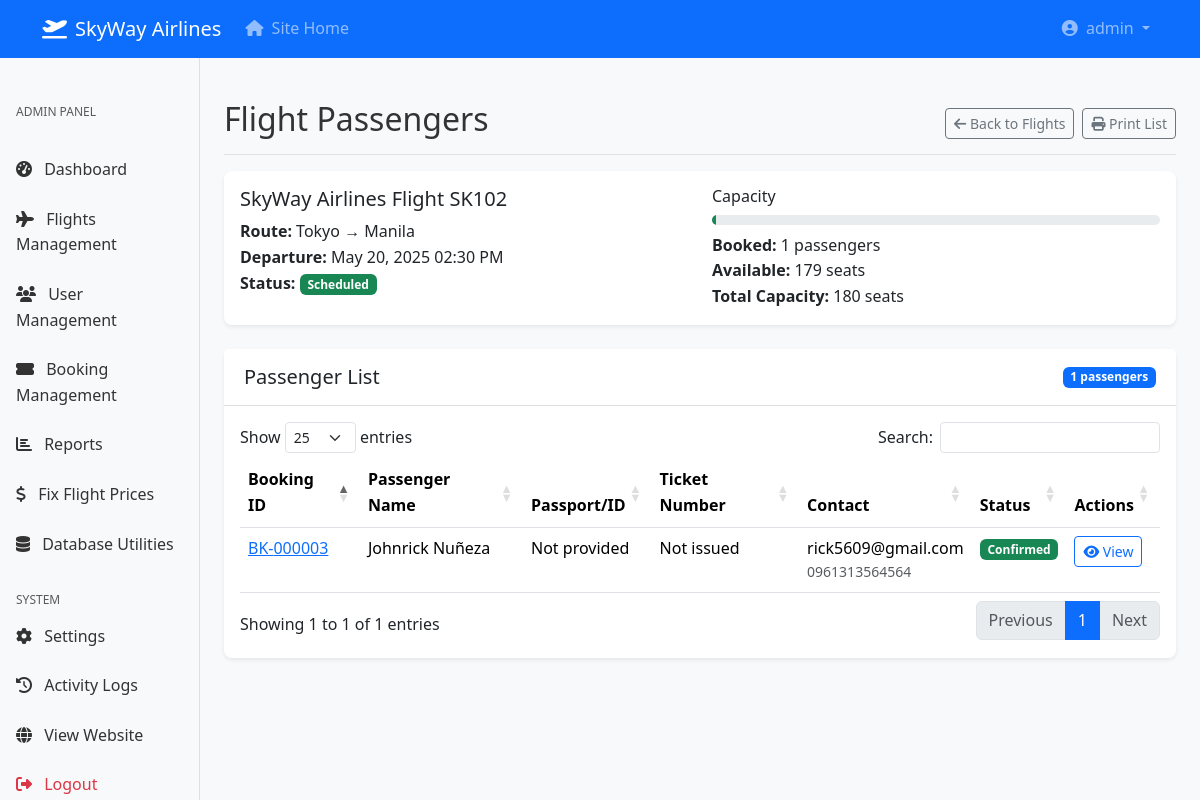
The app's page /admin/view_passengers.php?flight_id=2 (signed in) with its own data.
### tables this page shows
CREATE TABLE `flights` (
  `flight_id` int(11) NOT NULL,
  `flight_number` varchar(20) NOT NULL,
  `aircraft` varchar(100) DEFAULT NULL,
  `airline` varchar(100) NOT NULL,
  `departure_city` varchar(100) NOT NULL,
  `departure_airport` varchar(100) DEFAULT NULL,
  `arrival_city` varchar(100) NOT NULL,
  `arrival_airport` varchar(100) DEFAULT NULL,
  `departure_time` datetime NOT NULL,
  `arrival_time` datetime NOT NULL,
  `duration` varchar(20) NOT NULL,
  `price` decimal(10,2) NOT NULL,
  `base_price` decimal(10,2) DEFAULT NULL,
  `seats_available` int(11) NOT NULL DEFAULT 180,
  `economy_seats` int(11) DEFAULT 150,
  `business_seats` int(11) DEFAULT 20,
  `first_class_seats` int(11) DEFAULT 10,
  `total_seats` int(11) NOT NULL DEFAULT 180,
  `available_seats` int(11) NOT NULL,
  `status` enum('scheduled','delayed','cancelled','boarding','departed','arrived') DEFAULT 'scheduled',
  `created_at` timestamp NOT NULL DEFAULT current_timestamp(),
  `updated_at` timestamp NOT NULL DEFAULT current_timestamp() ON UPDATE current_timestamp()
);

CREATE TABLE `bookings` (
  `booking_id` int(11) NOT NULL,
  `user_id` int(11) NOT NULL,
  `flight_id` int(11) NOT NULL,
  `booking_date` timestamp NOT NULL DEFAULT current_timestamp(),
  `passengers` int(2) NOT NULL DEFAULT 1,
  `seat_numbers` varchar(255) NOT NULL,
  `booking_status` enum('pending','confirmed','cancelled','completed') DEFAULT 'pending',
  `check_in_status` varchar(20) DEFAULT NULL,
  `check_in_time` datetime DEFAULT NULL,
  `payment_status` enum('pending','completed','refunded','failed') DEFAULT 'pending',
  `admin_notes` text DEFAULT NULL,
  `total_amount` decimal(10,2) NOT NULL,
  `price_per_passenger` decimal(10,2) DEFAULT NULL COMMENT 'Price per passenger',
  `base_fare` decimal(10,2) DEFAULT NULL,
  `taxes_fees` decimal(10,2) DEFAULT NULL
);

CREATE TABLE `passengers` (
  `passenger_id` int(11) NOT NULL,
  `booking_id` int(11) DEFAULT NULL,
  `title` varchar(10) DEFAULT NULL,
  `first_name` varchar(50) DEFAULT NULL,
  `last_name` varchar(50) DEFAULT NULL,
  `date_of_birth` date DEFAULT NULL,
  `passport_number` varchar(20) DEFAULT NULL,
  `ticket_number` varchar(20) DEFAULT NULL,
  `phone_number` varchar(20) DEFAULT NULL,
  `created_at` timestamp NOT NULL DEFAULT current_timestamp(),
  `seat_number` varchar(10) DEFAULT NULL
);

CREATE TABLE `users` (
  `user_id` int(11) NOT NULL,
  `username` varchar(50) NOT NULL,
  `email` varchar(100) NOT NULL,
  `password` varchar(255) NOT NULL,
  `first_name` varchar(50) NOT NULL,
  `last_name` varchar(50) NOT NULL,
  `phone` varchar(20) DEFAULT NULL,
  `address` text DEFAULT NULL,
  `role` enum('admin','user') DEFAULT 'user',
  `created_at` timestamp NOT NULL DEFAULT current_timestamp(),
  `updated_at` timestamp NOT NULL DEFAULT current_timestamp() ON UPDATE current_timestamp(),
  `account_status` enum('active','inactive','suspended') DEFAULT 'active'
);

### admin/view_passengers.php (the view, shortened to what this page needs)
<?php
require_once '../db/db_config.php';
$flight_id = isset($_GET['flight_id']) ? intval($_GET['flight_id']) : 0;
$stmt = $conn->prepare("SELECT * FROM flights WHERE flight_id = ?");
$stmt->bind_param("i", $flight_id);
$stmt->execute();
$result = $stmt->get_result();
$flight = $result->fetch_assoc();
$passengers_table_exists = $conn->query("SHOW TABLES LIKE 'passengers'")->num_rows > 0;
$ticket_column_exists = false;
if ($passengers_table_exists) {
    $column_check = $conn->query("SHOW COLUMNS FROM passengers LIKE 'ticket_number'");
    $ticket_column_exists = ($column_check && $column_check->num_rows > 0);
}
if ($passengers_table_exists) {
    $query = "SELECT b.booking_id, b.booking_status, b.payment_status,
              u.user_id, u.first_name AS user_first_name, u.last_name AS user_last_name, u.email, u.phone,
              p.passenger_id, p.first_name, p.last_name, p.date_of_birth, p.passport_number,
              p.ticket_number
              FROM bookings b
              JOIN users u ON b.user_id = u.user_id
              JOIN passengers p ON b.booking_id = p.booking_id
              WHERE b.flight_id = ? AND b.booking_status != 'cancelled'
              ORDER BY b.booking_date DESC";
}
$stmt = $conn->prepare($query);
$stmt->bind_param("i", $flight_id);
$stmt->execute();
$passengers_result = $stmt->get_result();
$passengers = [];
while ($row = $passengers_result->fetch_assoc()) {
    $passengers[] = $row;
}
$total_seats = $flight['total_seats'] ?? 0;
$booked_query = "SELECT SUM(passengers) as total_booked FROM bookings WHERE flight_id = ? AND booking_status != 'cancelled'";
$stmt = $conn->prepare($booked_query);
$stmt->bind_param("i", $flight_id);
$stmt->execute();
$booked_result = $stmt->get_result();
$booked_data = $booked_result->fetch_assoc();
$booked_seats = $booked_data['total_booked'] ?? 0;
$available_seats = max(0, $total_seats - $booked_seats);
$capacity_percent = ($total_seats > 0) ? min(100, round(($booked_seats / $total_seats) * 100)) : 0;
?>
<!DOCTYPE html>
<html lang="en">
<head>
    <link href="https://cdn.jsdelivr.net/npm/bootstrap@5.3.6/dist/css/bootstrap.min.css" rel="stylesheet">
    <link rel="stylesheet" href="https://cdnjs.cloudflare.com/ajax/libs/font-awesome/6.4.0/css/all.min.css">
    <link rel="stylesheet" href="https://cdn.datatables.net/1.11.5/css/dataTables.bootstrap5.min.css">
    <link rel="stylesheet" href="../assets/css/style.css">
    <link rel="stylesheet" href="../assets/css/admin.css">
</head>
<body class="admin-panel">
    <?php include '../includes/navbar.php'; ?>
    <div class="container-fluid">
        <div class="row">
            <?php include 'sidebar.php'; ?>
            <main class="col-md-9 ms-sm-auto col-lg-10 px-md-4 py-4">
                <div class="d-flex justify-content-between flex-wrap flex-md-nowrap align-items-center pt-3 pb-2 mb-3 border-bottom">
                    <h1 class="h2">Flight Passengers</h1>
                    <div class="btn-toolbar mb-2 mb-md-0">
                        <a href="manage_flights.php" class="btn btn-sm btn-outline-secondary me-2">
                            <i class="fas fa-arrow-left"></i> Back to Flights
                        </a>
                        <button type="button" class="btn btn-sm btn-outline-secondary" onclick="printPassengerList()">
                            <i class="fas fa-print"></i> Print List
                        </button>
                    </div>
                </div>
                <div class="card mb-4">
                    <div class="card-body">
                        <div class="row">
                            <div class="col-md-6">
                                <h5 class="card-title"><?php echo htmlspecialchars($flight['airline']); ?> Flight <?php echo htmlspecialchars($flight['flight_number']); ?></h5>
                                <p class="card-text">
                                    <strong>Route:</strong> <?php echo htmlspecialchars($flight['departure_city']); ?> → <?php echo htmlspecialchars($flight['arrival_city']); ?><br>
                                    <strong>Departure:</strong> <?php echo date('M d, Y h:i A', strtotime($flight['departure_time'])); ?><br>
                                    <strong>Status:</strong>
                                    <?php if ($flight['status'] == 'scheduled'): ?>
                                        <span class="badge bg-success">Scheduled</span>
                                    <?php elseif ($flight['status'] == 'delayed'): ?>
                                        <span class="badge bg-warning text-dark">Delayed</span>
                                    <?php elseif ($flight['status'] == 'cancelled'): ?>
                                        <span class="badge bg-danger">Cancelled</span>
                                    <?php elseif ($flight['status'] == 'completed'): ?>
                                        <span class="badge bg-info">Completed</span>
                                    <?php endif; ?>
                                </p>
                            </div>
                            <div class="col-md-6">
                                <h6>Capacity</h6>
                                <div class="progress mb-2" style="height: 10px;">
                                    <div class="progress-bar bg-<?php echo $capacity_percent > 80 ? 'danger' : ($capacity_percent > 60 ? 'warning' : 'success'); ?>"
                                         role="progressbar"
                                         style="width: <?php echo $capacity_percent; ?>%"
                                         aria-valuenow="<?php echo $capacity_percent; ?>"
                                         aria-valuemin="0"
                                         aria-valuemax="100">
                                    </div>
                                </div>
                                <p class="card-text">
                                    <strong>Booked:</strong> <?php echo $booked_seats; ?> passengers<br>
                                    <strong>Available:</strong> <?php echo $available_seats; ?> seats<br>
                                    <strong>Total Capacity:</strong> <?php echo $total_seats; ?> seats
                                </p>
                            </div>
                        </div>
                    </div>
                </div>
                <div class="card mb-4">
                    <div class="card-header bg-white py-3">
                        <div class="d-flex justify-content-between align-items-center">
                            <h5 class="mb-0">Passenger List</h5>
                            <span class="badge bg-primary"><?php echo count($passengers); ?> passengers</span>
                        </div>
                    </div>
                    <div class="card-body">
                        <?php if (empty($passengers)): ?>
                            <div class="text-center py-5">
                                <i class="fas fa-users fa-4x text-muted mb-3"></i>
                                <h5>No Passengers Found</h5>
                                <p class="text-muted">There are currently no passengers booked on this flight.</p>
                            </div>
                        <?php else: ?>
                            <div class="table-responsive">
                                <table class="table table-hover" id="passengersTable">
                                    <thead>
                                        <tr>
                                            <th>Booking ID</th>
                                            <?php if ($passengers_table_exists): ?>
                                                <th>Passenger Name</th>
                                                <th>Passport/ID</th>
                                                <th>Ticket Number</th>
                                            <?php else: ?>
                                                <th>Customer</th>
                                                <th>Passengers</th>
                                            <?php endif; ?>
                                            <th>Contact</th>
                                            <th>Status</th>
                                            <th>Actions</th>
                                        </tr>
                                    </thead>
                                    <tbody>
                                        <?php foreach ($passengers as $passenger): ?>
                                        <tr>
                                            <td>
                                                <a href="booking_details.php?id=<?php echo $passenger['booking_id']; ?>">
                                                    BK-<?php echo str_pad($passenger['booking_id'], 6, '0', STR_PAD_LEFT); ?>
                                                </a>
                                            </td>
                                            <?php if ($passengers_table_exists): ?>
                                                <td><?php echo htmlspecialchars($passenger['first_name'] . ' ' . $passenger['last_name']); ?></td>
                                                <td><?php echo !empty($passenger['passport_number']) ? htmlspecialchars($passenger['passport_number']) : 'Not provided'; ?></td>
                                                <td><?php
    if ($passengers_table_exists && $ticket_column_exists) {
        echo !empty($passenger['ticket_number']) ? htmlspecialchars($passenger['ticket_number']) : 'Not issued';
    } else {
        echo 'N/A';
    }
?></td>
                                            <?php else: ?>
                                                <td><?php echo htmlspecialchars($passenger['first_name'] . ' ' . $passenger['last_name']); ?></td>
                                                <td><?php echo $passenger['passenger_count']; ?></td>
                                            <?php endif; ?>
                                            <td>
                                                <div><?php echo htmlspecialchars($passenger['email']); ?></div>
                                                <div class="small text-muted"><?php echo !empty($passenger['phone']) ? htmlspecialchars($passenger['phone']) : 'No phone'; ?></div>
                                            </td>
                                            <td>
                                                <?php if ($passenger['booking_status'] == 'confirmed'): ?>
                                                    <span class="badge bg-success">Confirmed</span>
                                                <?php elseif ($passenger['booking_status'] == 'pending'): ?>
                                                    <span class="badge bg-warning text-dark">Pending</span>
                                                <?php elseif ($passenger['booking_status'] == 'completed'): ?>
                                                    <span class="badge bg-info">Completed</span>
                                                <?php endif; ?>
                                            </td>
                                            <td>
                                                <a href="booking_details.php?id=<?php echo $passenger['booking_id']; ?>" class="btn btn-sm btn-outline-primary">
                                                    <i class="fas fa-eye"></i> View
                                                </a>
                                            </td>
                                        </tr>
                                        <?php endforeach; ?>
                                    </tbody>
                                </table>
                            </div>
                        <?php endif; ?>
                    </div>
                </div>
            </main>
        </div>
    </div>
</body>
</html>

### assets/css/style.css (style rules this page uses)
:root { --primary-color: #3498db; --secondary-color: #2980b9; --dark-color: #2c3e50; --light-color: #ecf0f1; --success-color: #2ecc71; --warning-color: #f39c12; --danger-color: #e74c3c; }
body { font-family: 'Segoe UI', Tahoma, Geneva, Verdana, sans-serif; color: #333; line-height: 1.6; }

### assets/css/admin.css (style rules this page uses)
.admin-panel { background-color: #f8f9fa; }
.card { border-radius: 0.5rem; box-shadow: 0 0.125rem 0.25rem rgba(0, 0, 0, 0.075); margin-bottom: 1.5rem; border: none; }
.card-header { background-color: #fff; border-bottom: 1px solid rgba(0, 0, 0, 0.125); padding: 0.75rem 1.25rem; }

### includes/navbar.php (style rules this page uses)
body { overflow-x: hidden; }

### records on screen
flights: airline "SkyWay Airlines", flight_number "SK102", departure_city "Tokyo", arrival_city "Manila", departure_time "May 20, 2025 02:30 PM", total_seats "180"
bookings: booking_id "000003", passengers.first_name+last_name "Johnrick Nuñeza", user.email "rick5609@gmail.com", user.phone "0961313564564", booking_status "Confirmed"

### other values on screen
$_SESSION['username'] "admin"
$booked_seats "1"
$available_seats "179"
count($passengers) "1"
